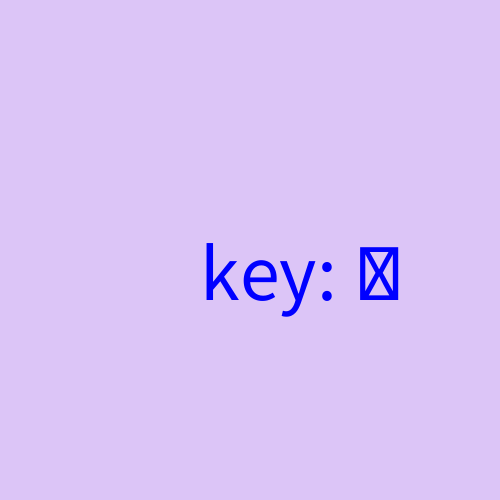
Frame 1 (no input)
Frame 60 (the mouse pressed at the canvas centre just before this capture): identical to frame 1, image omitted
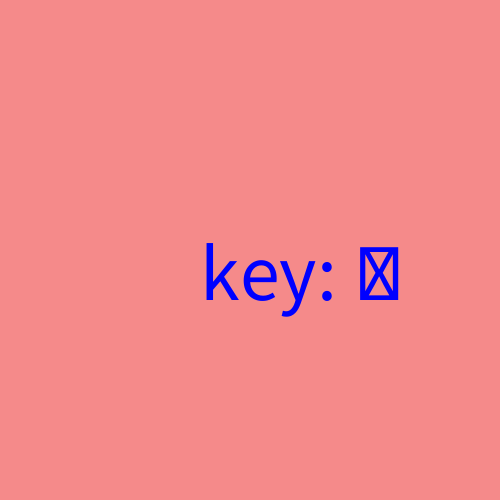
Frame 120 (the mouse held since frame 60 and released just before this capture)

The Processing sketch that drew these frames (run headless with seeded random() and noise(); from frame 60 on, the mouse is pressed at the canvas centre):

// Processing sketch: week02_1_void_setup_void_draw_fill_textSize_text_key
// ── week02_1_void_setup_void_draw_fill_textSize_text_key.pde
// week02_1_void_setup_void_draw_fill_textSize_text_key
// 鍵盤上的操作,與上週的 mouse 結合
// File_Preference 字型放大
void setup(){   // 設定的函式
  size(500, 500); // 視窗大小
}
void draw(){
  if (mousePressed) background(#F58A8A);
  else background(#DCC5F7); // 用Tool-Color選擇器
  fill(0, 0, 255); // 藍色的填充色
  textSize(80); // 字的大小
  text("key: " + key, 200, 300); // 把注音輸入法關掉, 才能收到 key
}
